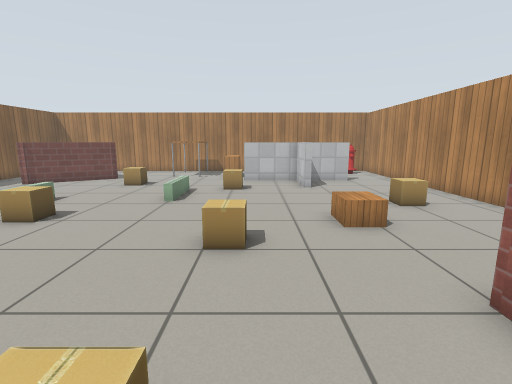
View 1 (above)

15 first-person views from a walk through a world built for the Gazebo simulator. The camera is 0.99 m above the floor, tilts 10° down and sees 85° across. Floor lines are 1 m apart. The floor is counted in squares, 0.5 m on a side. Each view is taken from the middle of a square. On the plan, view 1 faces up. The plan holds only what a view shows up to about 16 squares ahead; the rest is blank. Gazebo's built-in surfaces are drawn with simple patterns. Some surface patterns are stand-ins.

View 2
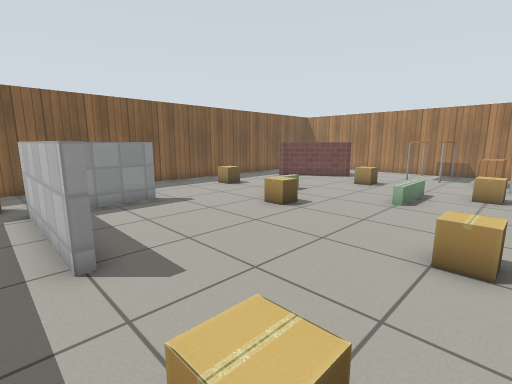

View 3
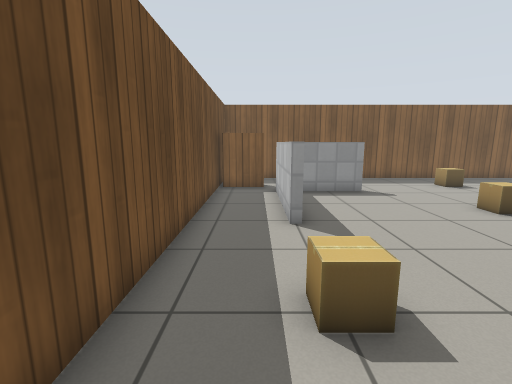

View 4
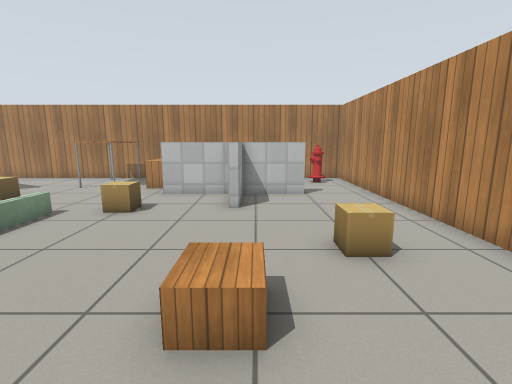

View 5
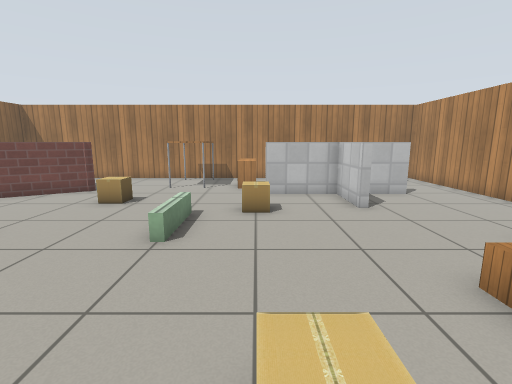

View 6
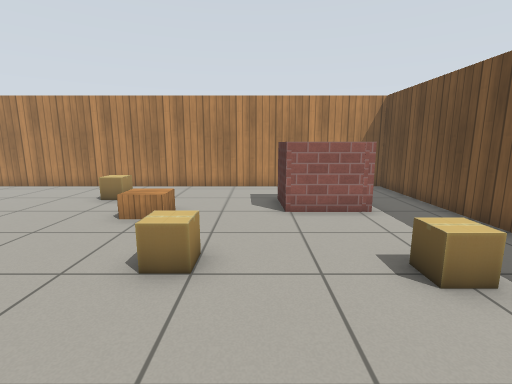

View 7
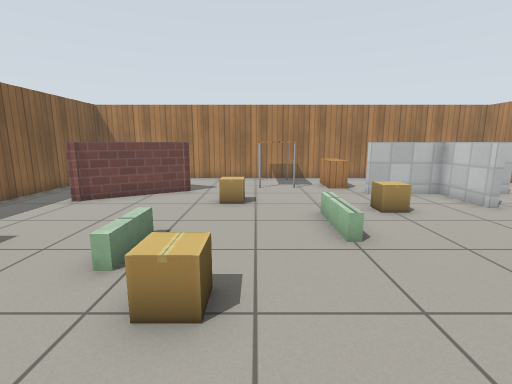

View 8
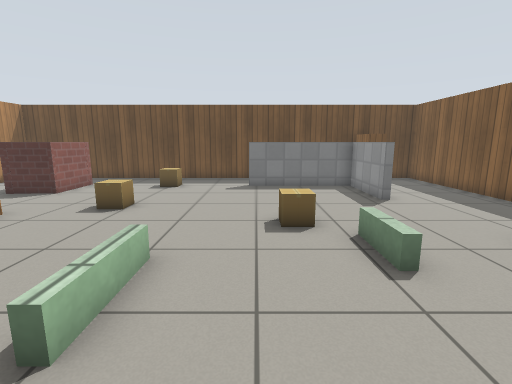

View 9
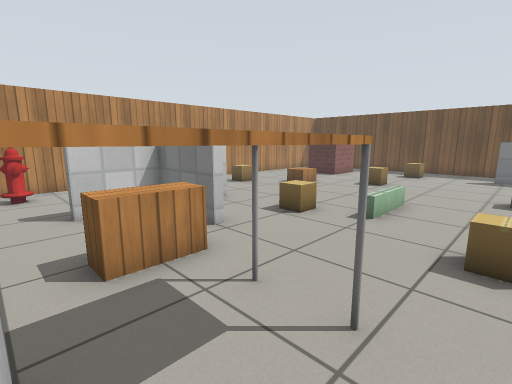

View 10
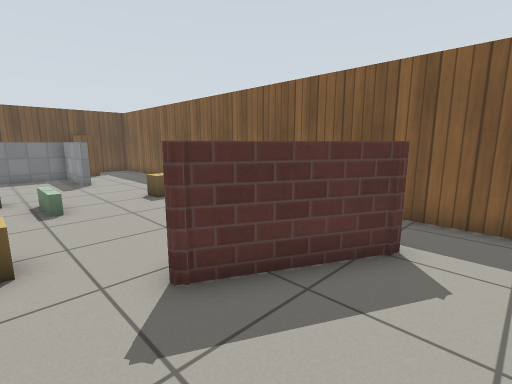

View 11
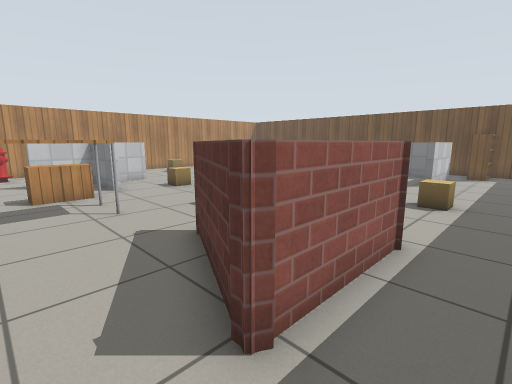

View 12
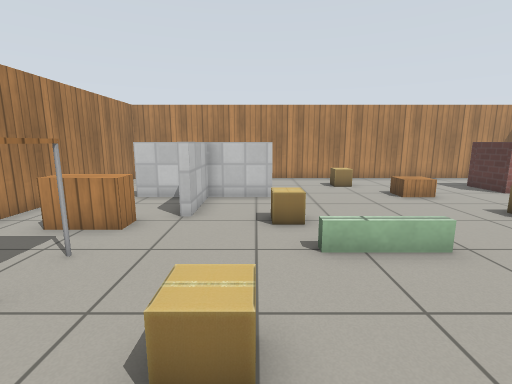

View 13
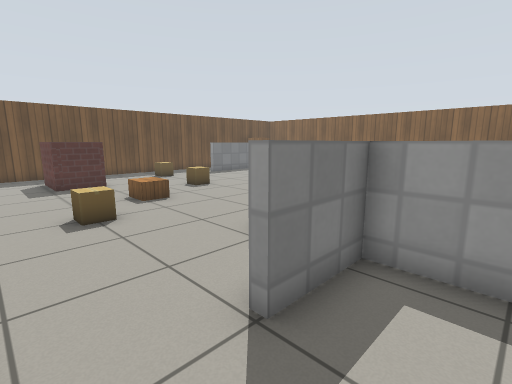

View 14
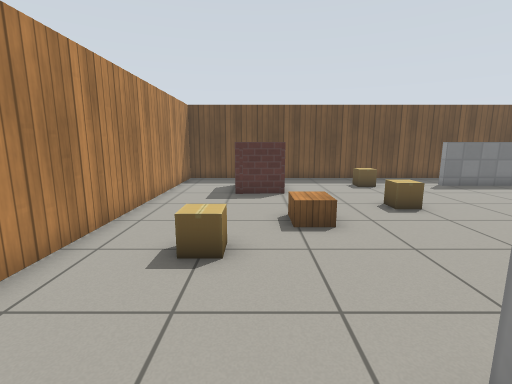

View 15
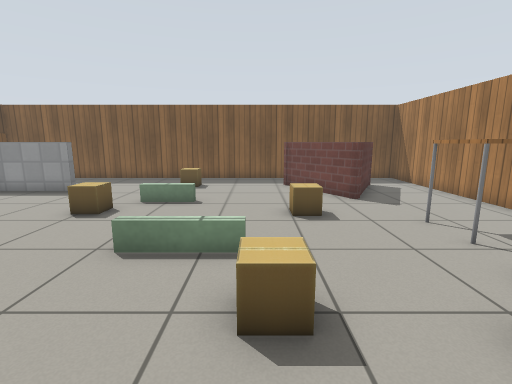

### Floor plan
Points are (right, up) in squares from view 1. A wall is a line through its corners. A room is listed if a view was taken in it or the views show most of it. See-through windows are left out.
Room 1 (views 1, 2, 3, 4, 5, 6, 7, 8, 9, 10, 11, 12, 14, 15)
walls: (2.2, 12.4) (2.2, 15.1) (2.2, 17.5); (-9.4, 4.5) (-9.4, 1.1) (-4.7, 1.1) (-4.7, 0.8) (-9.7, 0.8) (-9.7, 4.4); (-0.8, 15.1) (2.2, 15.1); (2.5, 14.8) (2.5, 12.4); (2.9, 0.6) (2.9, 3.1) (4.9, 3.2) (4.9, 0.6); (-11.3, 13.6) (-11.3, 17.5) (-7.9, 15.7) (-7.7, 15.5) (-11.3, 13.3); (5, 14.8) (2.5, 14.8) (-0.6, 14.8); (1.5, 19.7) (-13.7, 19.7) (-13.7, -1.7) (7.7, -1.7) (7.7, 14.5)
low walls: (-3.2, 9.4) (-3.2, 11.8) (-2.8, 11.8) (-2.8, 9.4) (-3.2, 9.4); (-7.2, 10) (-7.2, 8.1) (-7.6, 8.1)
ways out: opening at (2, 18.5) to room 2; opening at (6, 15) to room 2
objects: bookshelf (-11, -1) to (-11, 0); cardboard box (-11, 9); cardboard box (-6, 7); cardboard box (-6, 13) to (-6, 14); table (-5, 17) to (-4, 19); wooden box (-2, 16) to (-1, 18); cardboard box (-1, 1); cardboard box (-1, 5) to (0, 6); cardboard box (-1, 12); crate (2, 7) to (3, 7); cardboard box (5, 9)
Room 2 (view 13)
walls: (2.5, 17) (2.5, 14.8); (2.2, 15.1) (5, 15.1); (7.7, 14.5) (7.7, 19.7) (1.5, 19.7)
ways out: opening at (2, 18.5) to room 1; opening at (6, 15) to room 1
objects: fire hydrant (6, 18)

Positions as (right, up) in squares from view 1, and headings:
1: (0, 0), facing up
2: (0, 0), facing up-left
3: (2, 0), facing left
4: (3, 4), facing up
5: (-1, 4), facing up
6: (-5, 4), facing right
7: (-5, 4), facing up
8: (-5, 14), facing down
9: (-6, 19), facing down-right
10: (-6, 19), facing down-left
11: (-13, 19), facing down-right
12: (-8, 13), facing right
13: (7, 17), facing down-left
14: (4, 14), facing down
15: (2, 12), facing left
